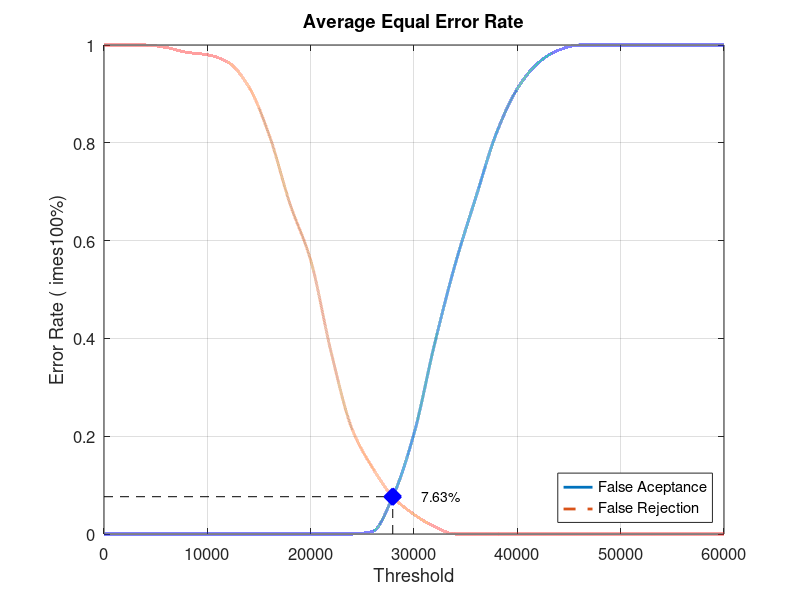
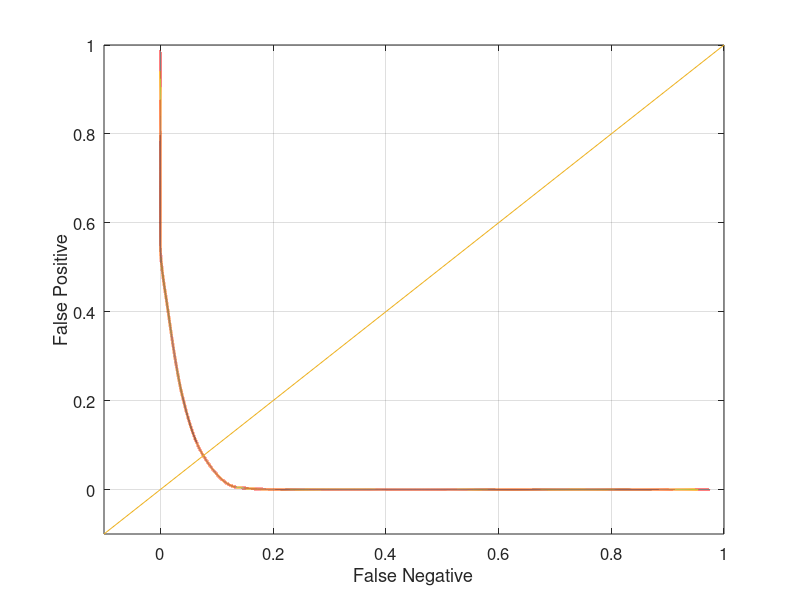

MATLAB code to generate these figures, in order:
close all;
clear;
clc;
x = 0:2000:60000;
xq = 0:0.5:60000;

y0 = [0 0 0 0 0 0 0 0 0 0 0 0 0 0.00526316 0.0789474 0.205263 0.389474 0.552632 0.689474 0.821053 0.910526 0.963158 0.989474 1 1 1 1 1 1 1 1]
yy0 = interp1(x, y0, xq, 'pchip');
y1 = [1 1 1 0.995 0.985 0.98 0.965 0.915 0.815 0.675 0.56 0.37 0.215 0.135 0.075 0.04 0.015 0 0 0 0 0 0 0 0 0 0 0 0 0 0]
yy1 = interp1(x, y1, xq, 'pchip');

% Calculating EER: 
y2 = abs(y0 - y1);
find(y2 == min(y2))
yy2 = abs(yy0 - yy1);
xEER = find(yy2 == min(yy2));
xEERIndex = xq(xEER) % X-axis EER
yEER = yy0(xEER) % Y-axis EER

main = figure
plot(xq, yy0,'-','LineWidth', 2);	hold on
plot(xq, yy1,'--','LineWidth', 2);	hold on
plot([xEERIndex xEERIndex], [0 yEER], 'k--');	hold on
plot([0 xEERIndex], [yEER yEER], 'k--');	hold on
plot(xEERIndex, yEER, 'bx', 'LineWidth', 10);	hold on
text(xEERIndex + 10 * xEERIndex / 100, yEER, [num2str(round((10000 * yEER)) / 100) '%'])
legend('False Aceptance', 'False Rejection', 'Location', 'SouthEast')
xlabel('Threshold')
ylabel('Error Rate (	imes100%)')
title('Average Equal Error Rate')
set(gca, 'FontSize', 12)
axis([0 60000 0 1])
grid on

print(main, 'Database5_1Main', '-dpng');
FNRxFPR = figure('Color', [1 1 1]);
plot(yy1, yy0, '-', yy1, yy0, 'LineWidth', 2);
hold on
y = -0.1:0.1:1
plot(y, y); 
set(gca, 'FontSize', 12)
xlabel('False Negative')
ylabel('False Positive')
axis([-0.1 1 -0.1 1])
set(gca, 'FontSize', 12)
grid on

print(FNRxFPR, 'Database5_1FNRxFPR','-dpng');
